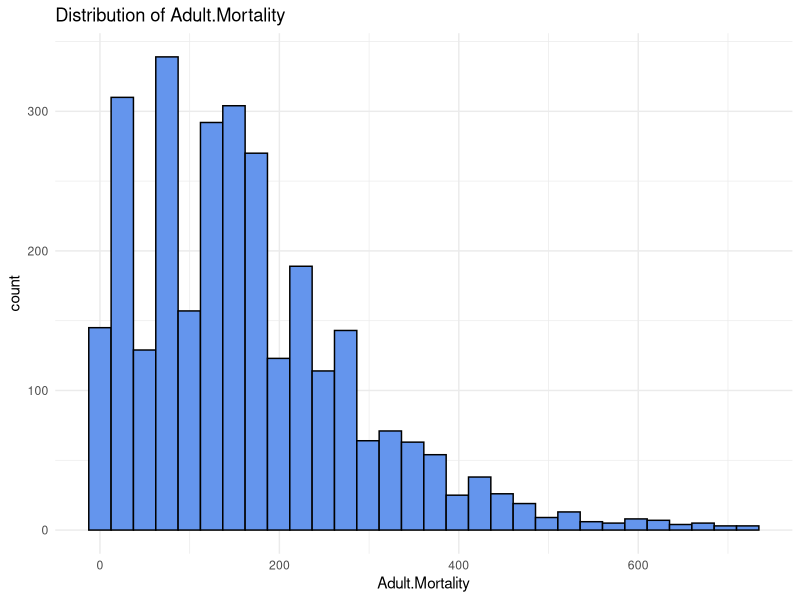
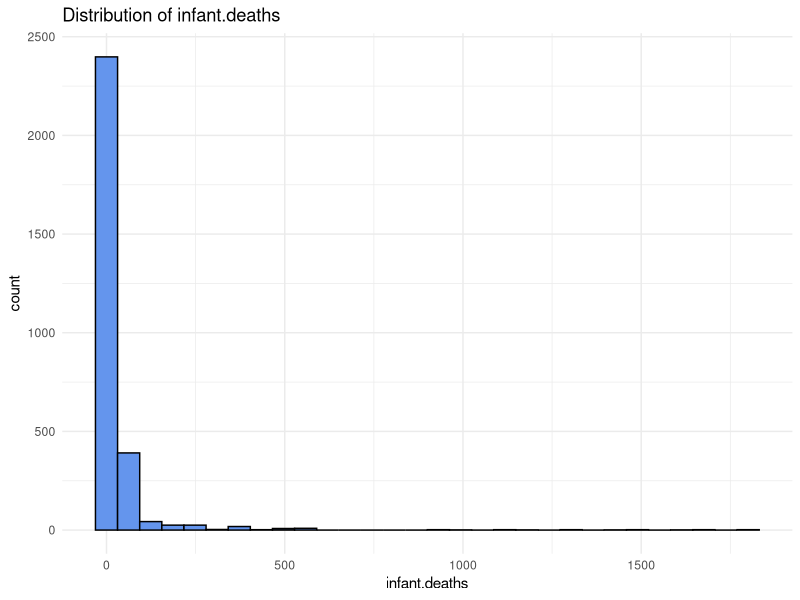
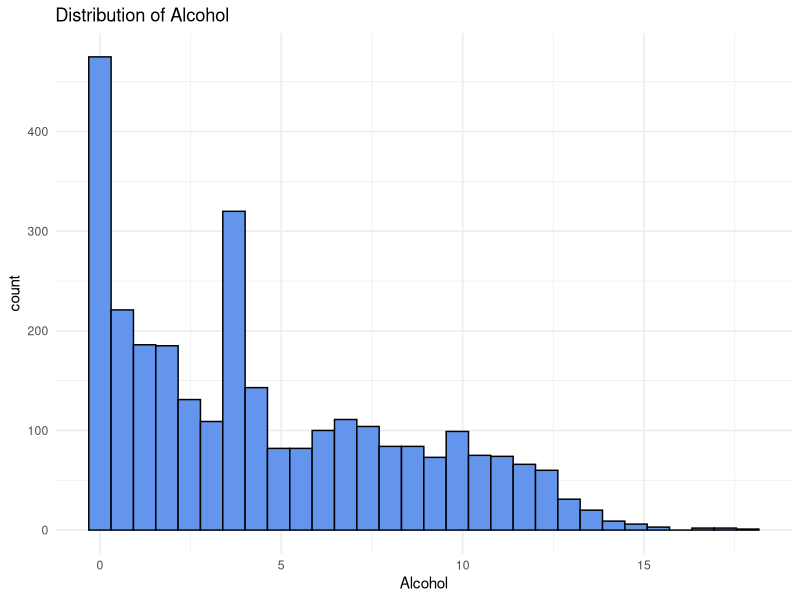
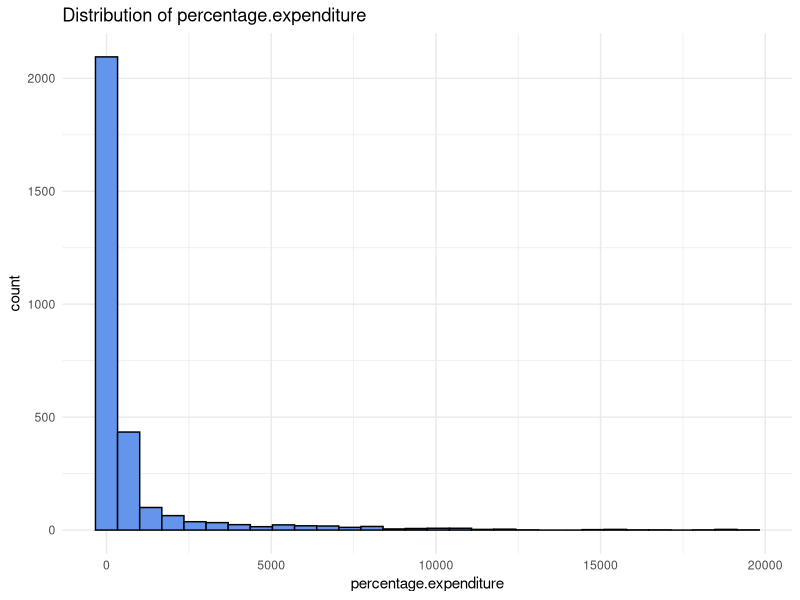
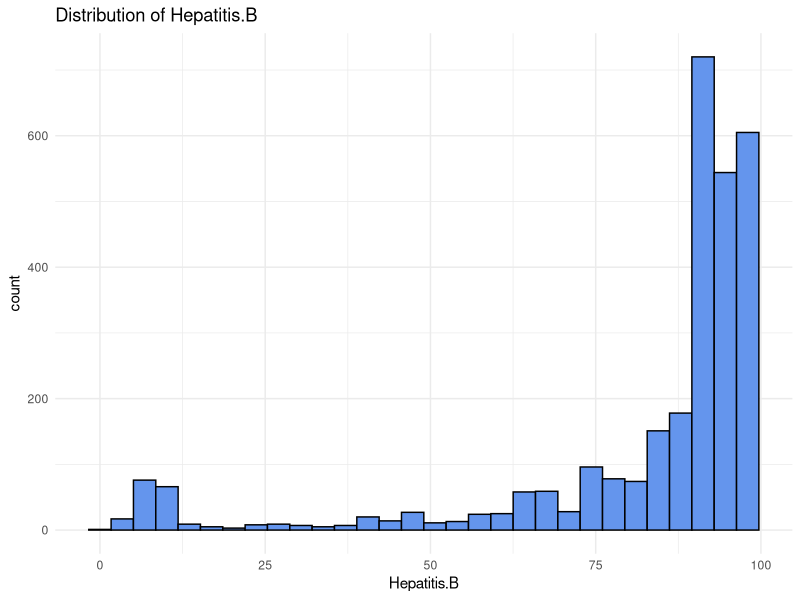
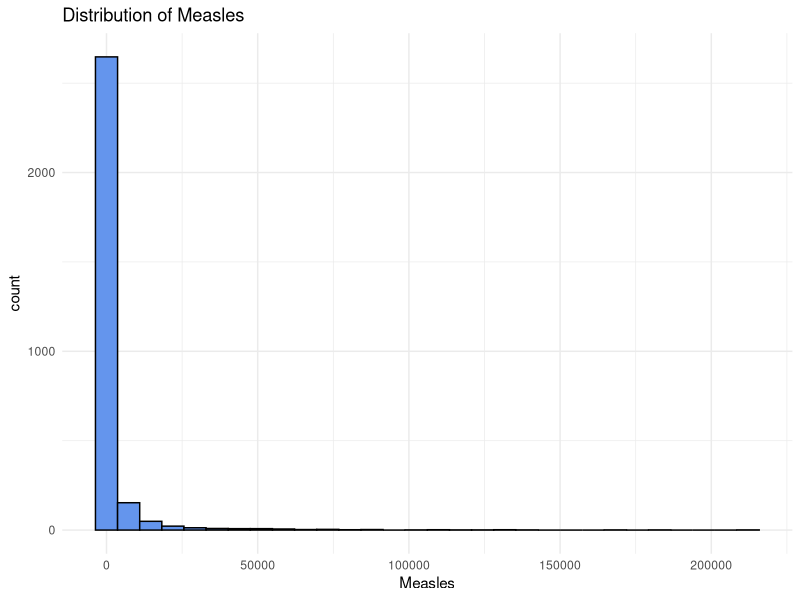
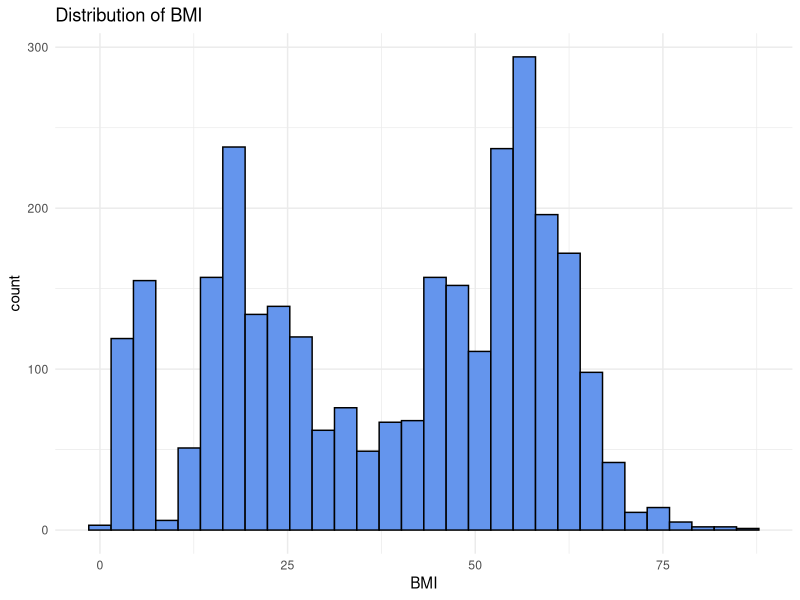
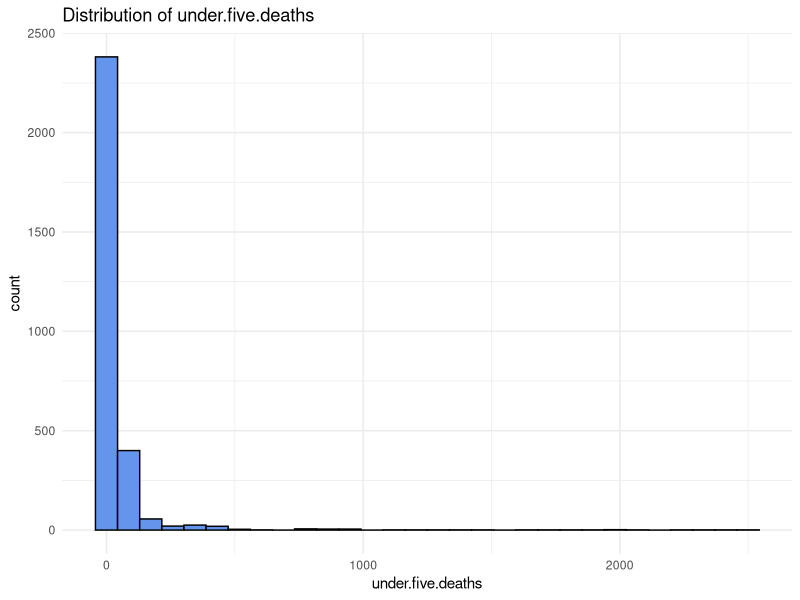

The R script that drew these images, in order:
## ---- chunk 1
knitr::opts_chunk$set(echo = TRUE)
## ---- chunk 2
expectancy = read.csv("Life_Expectancy_Data.csv")
## ---- chunk 3
##mean imputation
for(i in 1:ncol(expectancy)) {
  expectancy[ , i][is.na(expectancy[ , i])] <- median(expectancy[ , i], na.rm=TRUE)
}
## ---- chunk 4

library(ggplot2)
library(readr)

# Plotting a histogram for each variable
for (var in names(expectancy)) {
  p <- ggplot(expectancy, aes_string(x = var)) +
    geom_histogram(bins = 30, fill = "cornflowerblue", color = "black") +
    theme_minimal() +
    ggtitle(paste("Distribution of", var))
  
  print(p)
}

## ---- chunk 5


## ---- chunk 6


